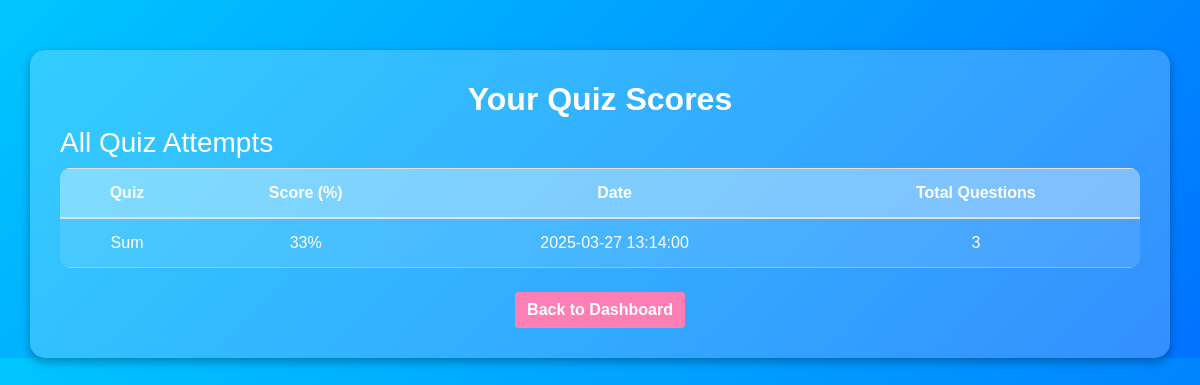
The page /scores (signed in) on the database its author committed.
### models.py (models this page shows)
class Quiz(db.Model):
    __tablename__="quiz"
    id=db.Column(db.Integer,primary_key=True,nullable=False,unique=True,autoincrement=True)
    chapter_id=db.Column(db.Integer,db.ForeignKey('chapter.id'),nullable=False)
    title=db.Column(db.String(100),nullable=False)
    description=db.Column(db.Text,nullable=False)
    max_questions = db.Column(db.Integer, nullable=False, default=5)
    number_of_questions = db.Column(db.Integer, nullable=False)
    duration = db.Column(db.Integer, nullable=False)
    quiz_date = db.Column(db.DateTime, nullable=False, default=func.now())
    questions=db.relationship('Questions',backref='quiz', cascade="all, delete-orphan",lazy=True)

### app.py (the view, shortened to what this page needs)
@app.route("/scores")
def scores():
    if "username" not in session:
        flash("Please login first", "danger")
        return redirect(url_for("login"))
    user = Users.query.filter_by(email=session["username"]).first()
    all_scores = Score.query.filter_by(user_id=user.id).order_by(Score.id.desc()).all()
    latest_quiz_id = session.get("latest_quiz_id")
    latest_results = session.get("latest_results", [])
    scores_data = []
    for score in all_scores:
        quiz = Quiz.query.get(score.quiz_id)
        if quiz:
            scores_data.append({
                'quiz_title': quiz.title,
                'score': score.score,
                'date': quiz.quiz_date if hasattr(quiz, 'quiz_date') else 'N/A',
                'total_questions': quiz.number_of_questions
            })
    return render_template(
        "scores.html",
        scores=scores_data,
        latest_results=latest_results if latest_quiz_id else [],
        latest_quiz=Quiz.query.get(latest_quiz_id) if latest_quiz_id else None
    )

### Templates/scores.html (shortened to what this page needs)
<!DOCTYPE html>
<html lang="en">
<head>
    <link rel="stylesheet" href="https://stackpath.bootstrapcdn.com/bootstrap/4.5.2/css/bootstrap.min.css">
</head>
<body>
    <div class="container">
        <h2>Your Quiz Scores</h2>
        {% if scores %}
            <h3>All Quiz Attempts</h3>
            <table class="table">
                <thead>
                    <tr>
                        <th>Quiz</th>
                        <th>Score (%)</th>
                        <th>Date</th>
                        <th>Total Questions</th>
                    </tr>
                </thead>
                <tbody>
                    {% for score in scores %}
                        <tr>
                            <td>{{ score.quiz_title }}</td>
                            <td>{{ score.score }}%</td>
                            <td>{{ score.date }}</td>
                            <td>{{ score.total_questions }}</td>
                        </tr>
                    {% endfor %}
                </tbody>
            </table>
        {% else %}
            <p class="text-center">No scores available yet. Attempt some quizzes!</p>
        {% endif %}
        <div class="text-center mt-4">
            <a href="{{ url_for('userDashboard') }}" class="btn btn-primary">Back to Dashboard</a>
        </div>
    </div>
</body>
</html>

### Templates/scores.html (style rules this page uses)
body { background: linear-gradient(135deg, #00c6ff, #0072ff); font-family: 'Poppins', sans-serif; color: white; }
.container { background: rgba(255, 255, 255, 0.2); backdrop-filter: blur(10px); border-radius: 15px; padding: 30px; margin-top: 50px; box-shadow: 0 4px 10px rgba(0, 0, 0, 0.3); }
h2 { text-align: center; font-weight: bold; color: white; }
.table { border-radius: 10px; overflow: hidden; text-align: center; color: white; background: rgba(255, 255, 255, 0.1); }
.table th, .table td { padding: 12px; color: white; border-bottom: 1px solid rgba(255, 255, 255, 0.3); }
.table thead { background: rgba(255, 255, 255, 0.3); }
.btn-primary { background: #ff7eb3; border: none; font-weight: bold; transition: 0.3s; }

### rows shown on the page
Quiz: quiz_title "Sum", score "33", date "2025-03-27 13:14:00", total_questions "3"
